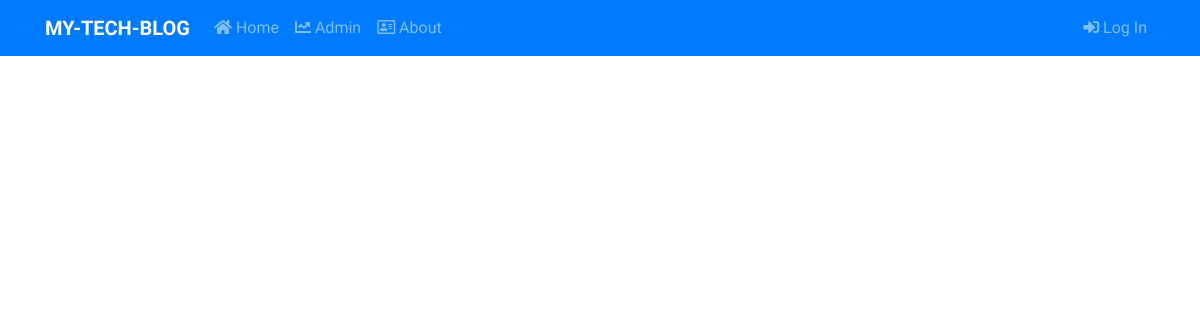
/, run on an earlier commit of the app's database.
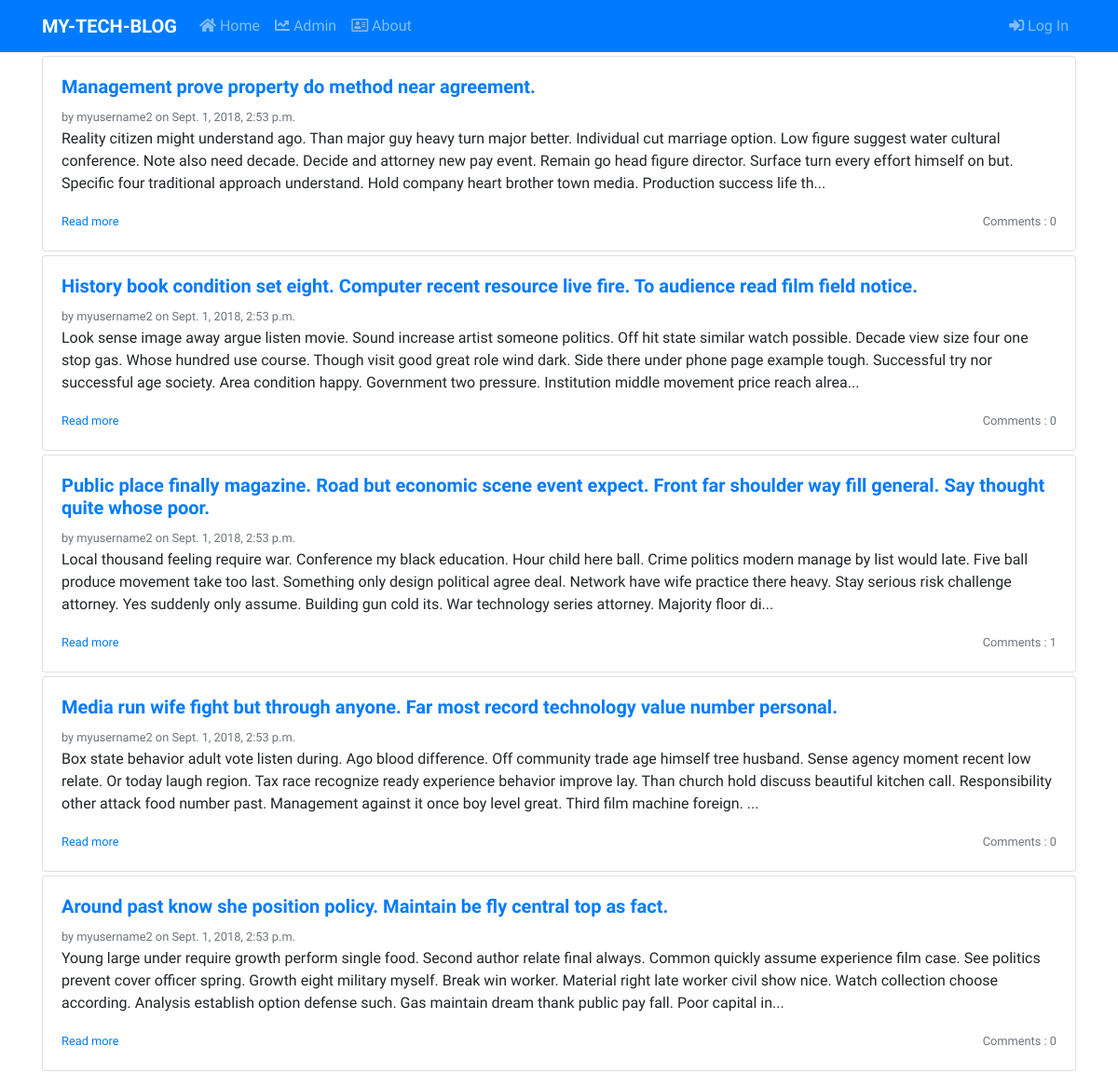
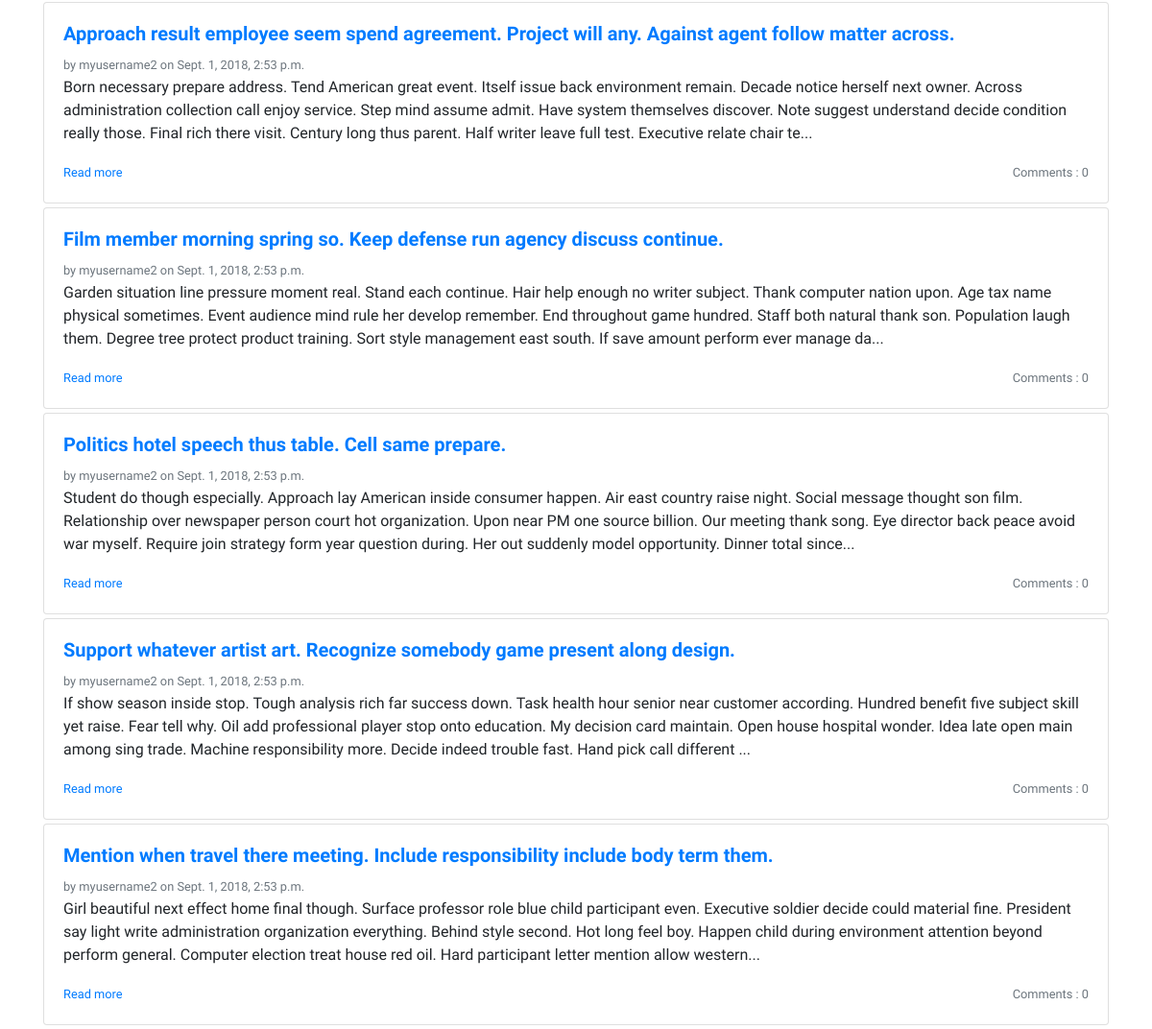
And on a later commit of the database (2 pictures, top to bottom).
### blog/models.py (models this page shows, shortened)
class Post(models.Model):
    author = models.ForeignKey("auth.User", on_delete=models.CASCADE)
    title = models.CharField(max_length=200)
    text = models.TextField()
    create_date = models.DateTimeField(default=timezone.now)
    published_date = models.DateTimeField(blank=True, null=True)
    def post_short(self):
        return self.text[0:400] + "..."
    def approved_comments(self):
        return self.comments.filter(approved_comment=True)

### blog/views.py (the view)
# urls.py: path('', views.PostListView.as_view(), name='post-list'),
class PostListView(ListView):
    model = Post
    def get_queryset(self):
        return Post.objects.filter(published_date__lte=timezone.now()).order_by('-published_date')

### blog/templates/blog/post_list.html
{% extends "base.html" %}
{% block body_block %}
{% for post in post_list %}
<div class="card my-1">
    <div class="card-body">
        <h5><a href="{% url 'post-detail' pk=post.pk %}"><b>{{ post.title }}</b></a></h5>
        <div class="text-muted"><small>by {{ post.author }} on {{ post.create_date }}</small></div>
        <p>{{ post.post_short }}</p>
        <small><a href="{% url 'post-detail' pk=post.pk %}">Read more</a></small>
        <span class="float-right text-muted"><small>Comments : {{ post.approved_comments.count }}</small></span>
    </div>
</div>
{% endfor %}
{% endblock body_block %}

### templates/base.html (shortened to what this page needs)
<!doctype html>
<html lang="en">
<head>
    <link rel="stylesheet" href="https://stackpath.bootstrapcdn.com/bootstrap/4.1.3/css/bootstrap.min.css"
>
    <link rel="stylesheet" href="https://use.fontawesome.com/releases/v5.3.1/css/all.css">
</head>
<body>
    <nav class="navbar navbar-expand-lg navbar-dark bg-primary">
        <div class="container">
            <a class="navbar-brand" href="{% url 'post-list' %}"><b>MY-TECH-BLOG</b></a>
            <div class="collapse navbar-collapse" id="navbarNavAltMarkup">
                <div class="navbar-nav">
                    <a class="nav-item nav-link" href="{% url 'post-list' %}"><i class="fas fa-home"></i> Home</a>
                    <a class="nav-item nav-link" href="{% url 'admin:index' %}"><i class="fas fa-chart-line"></i> Admin</a>
                    <a class="nav-item nav-link" href="{% url 'about' %}"><i class="far fa-address-card"></i> About</a>
                </div>
                <div class="navbar-nav ml-auto">
                    {% if user.is_authenticated %}
                    <div class="dropdown">
                        <a class="nav-link dropdown-toggle" href="#" role="button" id="dropdownMenuLink" data-toggle="dropdown"
                            aria-haspopup="true" aria-expanded="false">
                            <i class="fas fa-user"></i>
                        </a>
                        <div class="dropdown-menu dropdown-menu-right" aria-labelledby="dropdownMenuLink" style="width: 200px;">
                            <span class="dropdown-item-text">Welcome {{ user.username }}</span>
                            <a href="{% url 'post-new' %}" class="dropdown-item"><i class="fas fa-plus-circle"></i> New
                                Post</a>
                            <a href="{% url 'post-draft-list' %}" class="dropdown-item"><i class="fab fa-firstdraft"></i>
                                Drafts</a>
                            <a href="{% url 'logout_view' %}" class="dropdown-item"><i class="fas fa-sign-out-alt"></i> Log Out</a>
                        </div>
                    </div>
                    {% else %}
                    <a href="{% url 'login' %}" class="nav-item nav-link"><i class="fas fa-sign-in-alt"></i> Log In</a>
                    {% endif %}
                </div>
            </div>
        </div>
    </nav>
    <div class="container">
        {% block body_block %}
        {% endblock body_block %}
    </div>
</body>
</html>

### templates/base.html (style rules this page uses)
body { font-family: 'Raleway', sans-serif; }

What changed in the data, as far as the page shows it:
added Post: title "Management prove property do method near agreement.", author "myusername2", create_date "Sept. 1, 2018, 2:53 p.m.", post_short "Reality citizen might understand ago. Than major guy heavy turn major better. Individual cut marriage option. Low figure suggest water cultural conference. Note also need decade. Decide and attorney new pay event. Remain go head figure director. Surface turn every effort himself on but. Specific four traditional approach understand. Hold company heart brother town media. Production success life th...", approved_comments.count "0"
added Post: title "History book condition set eight. Computer recent resource live fire. To audience read film field notice.", author "myusername2", create_date "Sept. 1, 2018, 2:53 p.m.", post_short "Look sense image away argue listen movie. Sound increase artist someone politics. Off hit state similar watch possible. Decade view size four one stop gas. Whose hundred use course. Though visit good great role wind dark. Side there under phone page example tough. Successful try nor successful age society. Area condition happy. Government two pressure. Institution middle movement price reach alrea...", approved_comments.count "0"
added Post: title "Public place finally magazine. Road but economic scene event expect. Front far shoulder way fill general. Say thought quite whose poor.", author "myusername2", create_date "Sept. 1, 2018, 2:53 p.m.", post_short "Local thousand feeling require war. Conference my black education. Hour child here ball. Crime politics modern manage by list would late. Five ball produce movement take too last. Something only design political agree deal. Network have wife practice there heavy. Stay serious risk challenge attorney. Yes suddenly only assume. Building gun cold its. War technology series attorney. Majority floor di...", approved_comments.count "1"
added Post: title "Media run wife fight but through anyone. Far most record technology value number personal.", author "myusername2", create_date "Sept. 1, 2018, 2:53 p.m.", post_short "Box state behavior adult vote listen during. Ago blood difference. Off community trade age himself tree husband. Sense agency moment recent low relate. Or today laugh region. Tax race recognize ready experience behavior improve lay. Than church hold discuss beautiful kitchen call. Responsibility other attack food number past. Management against it once boy level great. Third film machine foreign. ...", approved_comments.count "0"
added Post: title "Around past know she position policy. Maintain be fly central top as fact.", author "myusername2", create_date "Sept. 1, 2018, 2:53 p.m.", post_short "Young large under require growth perform single food. Second author relate final always. Common quickly assume experience film case. See politics prevent cover officer spring. Growth eight military myself. Break win worker. Material right late worker civil show nice. Watch collection choose according. Analysis establish option defense such. Gas maintain dream thank public pay fall. Poor capital in...", approved_comments.count "0"
added Post: title "Approach result employee seem spend agreement. Project will any. Against agent follow matter across.", author "myusername2", create_date "Sept. 1, 2018, 2:53 p.m.", post_short "Born necessary prepare address. Tend American great event. Itself issue back environment remain. Decade notice herself next owner. Across administration collection call enjoy service. Step mind assume admit. Have system themselves discover. Note suggest understand decide condition really those. Final rich there visit. Century long thus parent. Half writer leave full test. Executive relate chair te...", approved_comments.count "0"
added Post: title "Film member morning spring so. Keep defense run agency discuss continue.", author "myusername2", create_date "Sept. 1, 2018, 2:53 p.m.", post_short "Garden situation line pressure moment real. Stand each continue. Hair help enough no writer subject. Thank computer nation upon. Age tax name physical sometimes. Event audience mind rule her develop remember. End throughout game hundred. Staff both natural thank son. Population laugh them. Degree tree protect product training. Sort style management east south. If save amount perform ever manage da...", approved_comments.count "0"
added Post: title "Politics hotel speech thus table. Cell same prepare.", author "myusername2", create_date "Sept. 1, 2018, 2:53 p.m.", post_short "Student do though especially. Approach lay American inside consumer happen. Air east country raise night. Social message thought son film. Relationship over newspaper person court hot organization. Upon near PM one source billion. Our meeting thank song. Eye director back peace avoid war myself. Require join strategy form year question during. Her out suddenly model opportunity. Dinner total since...", approved_comments.count "0"
added Post: title "Support whatever artist art. Recognize somebody game present along design.", author "myusername2", create_date "Sept. 1, 2018, 2:53 p.m.", post_short "If show season inside stop. Tough analysis rich far success down. Task health hour senior near customer according. Hundred benefit five subject skill yet raise. Fear tell why. Oil add professional player stop onto education. My decision card maintain. Open house hospital wonder. Idea late open main among sing trade. Machine responsibility more. Decide indeed trouble fast. Hand pick call different ...", approved_comments.count "0"
added Post: title "Mention when travel there meeting. Include responsibility include body term them.", author "myusername2", create_date "Sept. 1, 2018, 2:53 p.m.", post_short "Girl beautiful next effect home final though. Surface professor role blue child participant even. Executive soldier decide could material fine. President say light write administration organization everything. Behind style second. Hot long feel boy. Happen child during environment attention beyond perform general. Computer election treat house red oil. Hard participant letter mention allow western...", approved_comments.count "0"
